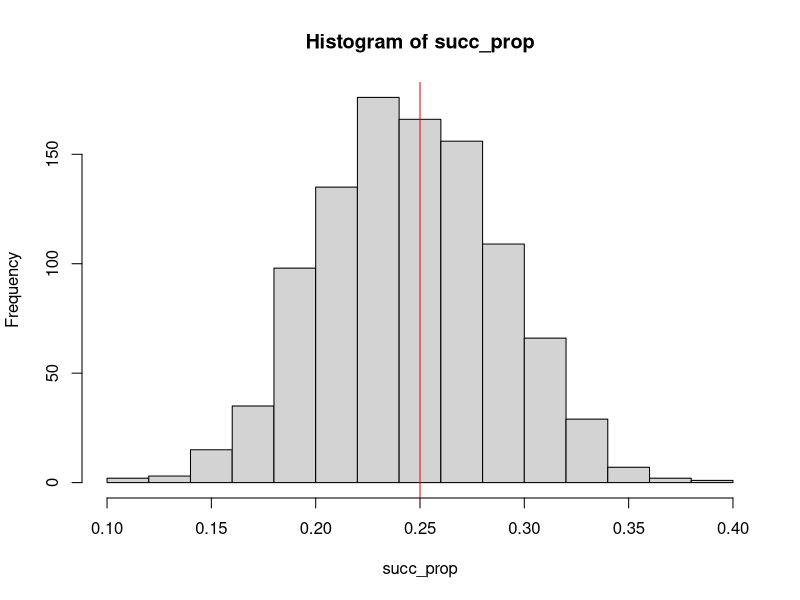
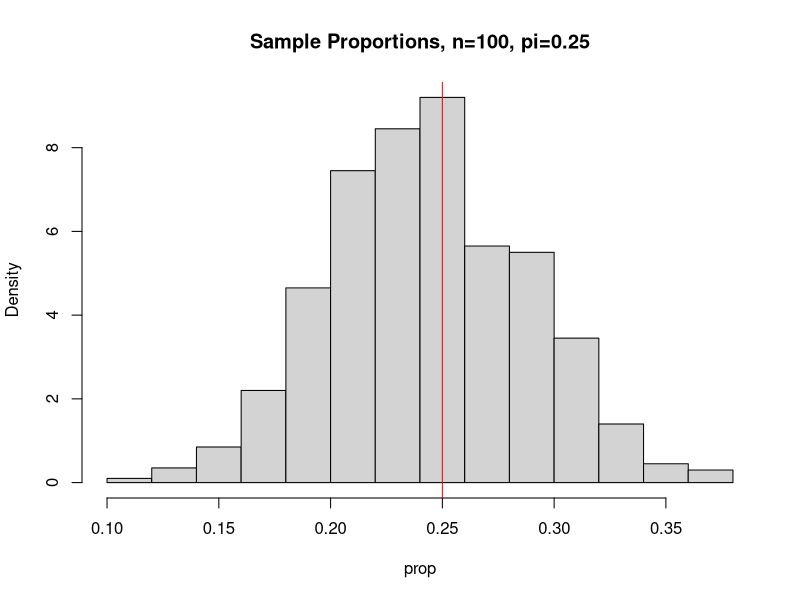
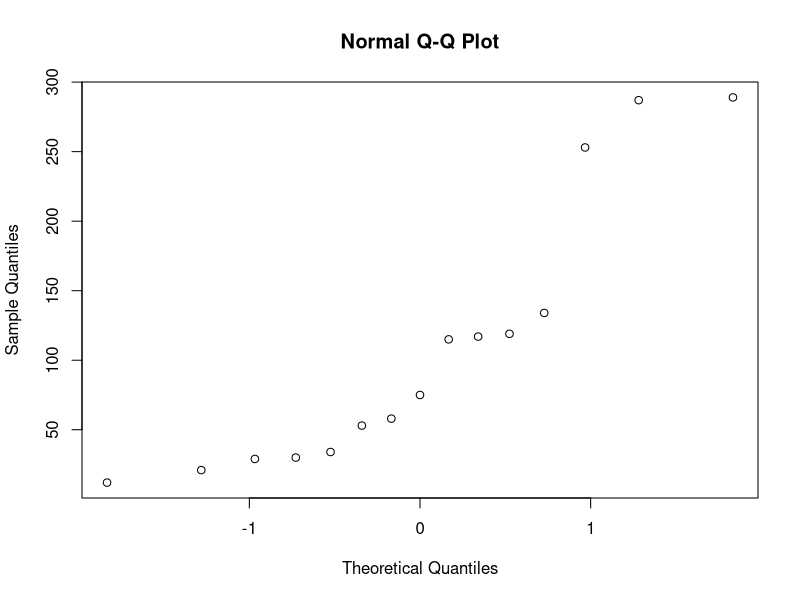
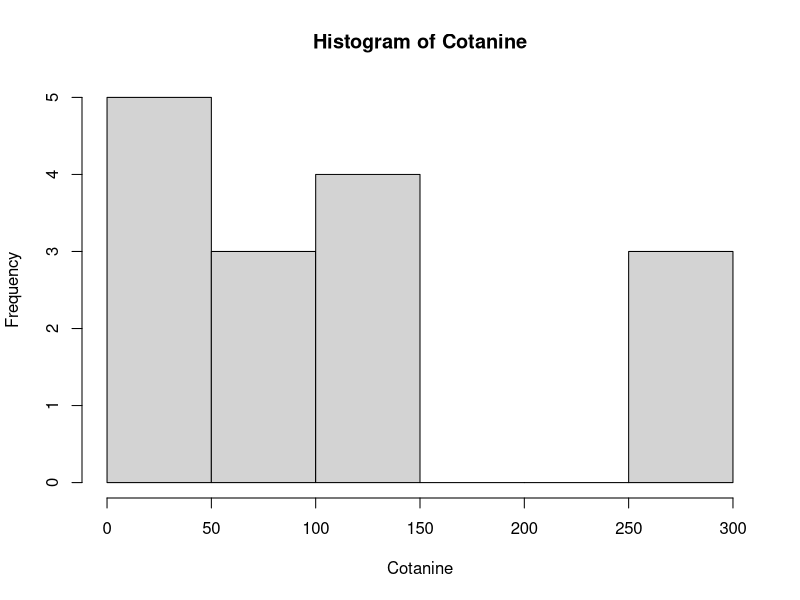
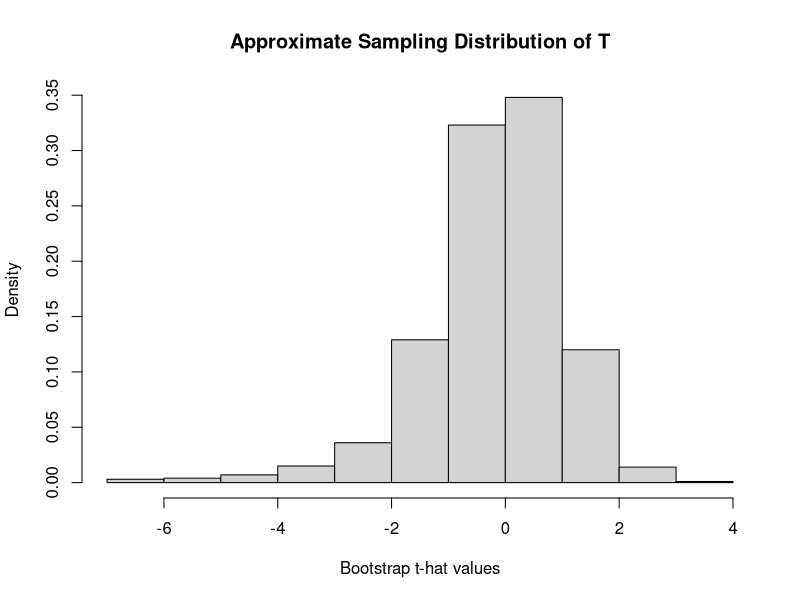

Source code (R) for these figures, in order:
## ---- chunk 1
knitr::opts_chunk$set(echo = TRUE)
## ---- chunk 2
succ_samp<-rbinom(n=1000, size=100, prob=0.25)
succ_prop<-succ_samp/100
hist(succ_prop); abline(v=.25, col="red")

pop_succ<-c(rep(1, 25), rep(0, 75))
prop<-rep(0, n<-1000)
for (i in 1:n){
  samp<-sample(pop_succ, size=100, replace=TRUE)
  prop[i]<-mean(samp)
}
hist(prop, freq=FALSE, main="Sample Proportions, n=100, pi=0.25"); abline(v=.25, col="red")
## ---- chunk 3
Cotanine<-c(29, 30, 53, 75, 34, 21, 12, 58, 117, 119, 115, 134, 253, 289, 287)
qqnorm(Cotanine)
hist(Cotanine)
## ---- chunk 4
bootstrap = function(x, n.boot) {
  n = length(x)
  x.bar <- mean(x)
  t.hat <- numeric(n.boot) # create vector of length n.boot zeros
  for(i in 1:n.boot) {
    x.star <- sample(x, size=n, replace=TRUE)
    x.bar.star <- mean(x.star)
    s.star <- sd(x.star)
    t.hat[i] <- (x.bar.star - x.bar) / (s.star / sqrt(n))
}
  return(t.hat)
}
## ---- chunk 5
Cotanine.boot <- bootstrap(Cotanine, 1000)
# Plot the approximate sampling distribution.
hist(Cotanine.boot, freq=FALSE, xlab = "Bootstrap t-hat values",
     main = "Approximate Sampling Distribution of T")
## ---- chunk 6
t.lower <- quantile(Cotanine.boot, probs=.025) # This is our t_{1 - alpha.2}.
t.upper <- quantile(Cotanine.boot, probs=.975) # This is our t_{alpha/2}.
t.lower
t.upper
# Make the interval.
n = length(Cotanine)
x.bar = mean(Cotanine)
s = sd(Cotanine)
ci.low  = x.bar - t.upper * s / sqrt(n) # This is our lower interval endpoint.
ci.high = x.bar - t.lower * s / sqrt(n) # This is our upper interval endpoint.
interval = c(ci.low, ci.high)
names(interval)=NULL
print(interval)

#Assuming T distribution
x.bar+qt(.975, df=14)*s/sqrt(n)
x.bar-qt(.975, df=14)*s/sqrt(n)

